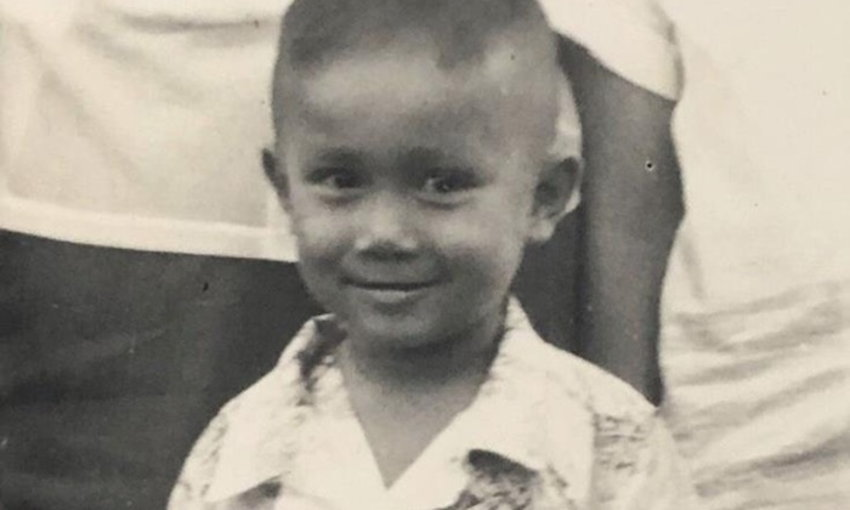
#> input picture openCV-python/image.jpeg, 850 x 510 px
$ python test.py
#> lines starting #> are read from the running program, lines starting #| are printed output that depends on the picture; after the words box and inside, x2 and y2 are one past the last pixel; in counts of white or black regions, pixels touching at a corner belong together
import cv2

img = cv2.imread('image.jpeg')
#> img is the input picture: shape (510, 850, 3); mean B, G, R 144.7, 156.2, 162.1

face_cascade = cv2.CascadeClassifier('haarcascade_frontalface_default.xml')

gray_img = cv2.cvtColor(img, cv2.COLOR_BGR2GRAY)
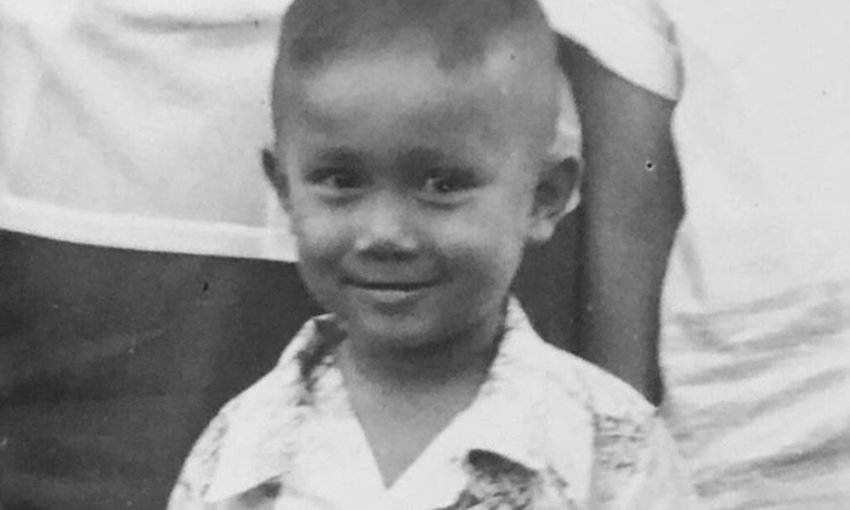
#> gray_img: shape (510, 850); min 24, max 234, mean 156.8

scaleFactor = 1.1
minNeighber = 3
face_detect = face_cascade.detectMultiScale(gray_img, scaleFactor, minNeighber)
#> face_detect = [[581, 405, 85, 85], [243, 74, 285, 285]]

for (x, y, w, h) in face_detect:
    cv2.rectangle(img, (x, y), (x+w, y+h), (255, 0, 0), 2)
#> this loop made 2 passes
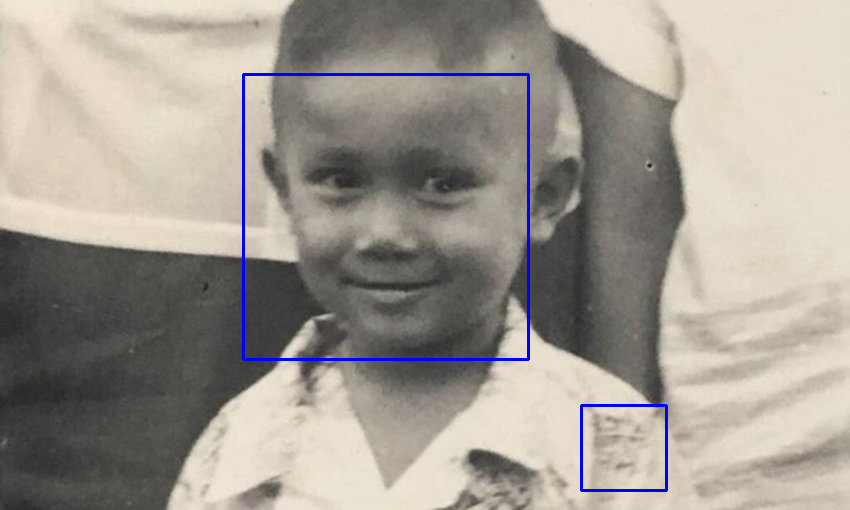
#> img: shape (510, 850, 3); 1.02% of pixels changed, all inside (x1, y1, x2, y2) = (242, 73, 668, 492)

cv2.imshow('out', img)
cv2.waitKey(0)
cv2.destroyAllWindows()

$ run again, with openCV-python/cat.jpeg copied over openCV-python/image.jpeg
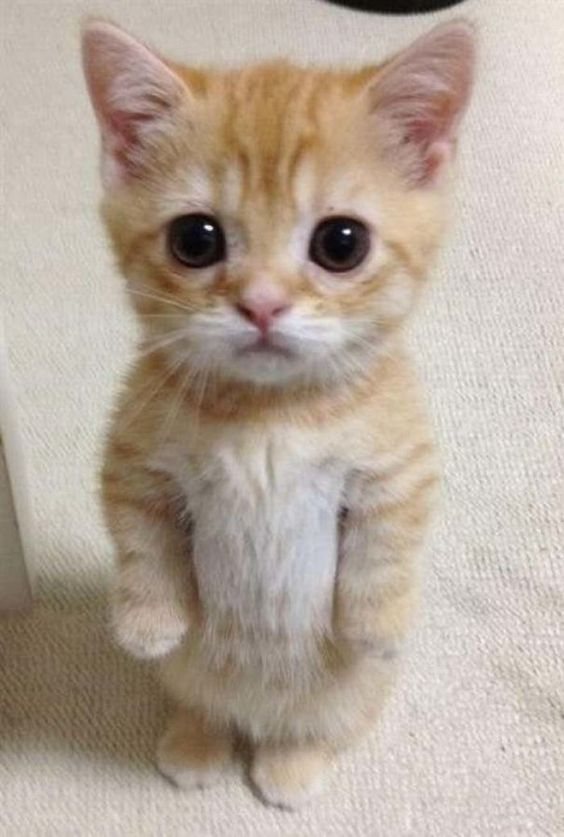
#> input picture openCV-python/cat.jpeg, 564 x 837 px
#> img is the input picture: shape (837, 564, 3); mean B, G, R 155.2, 167.6, 181.4
#> `gray_img = cv2.cvtColor(img, cv2.COLOR_BGR2GRAY)`:
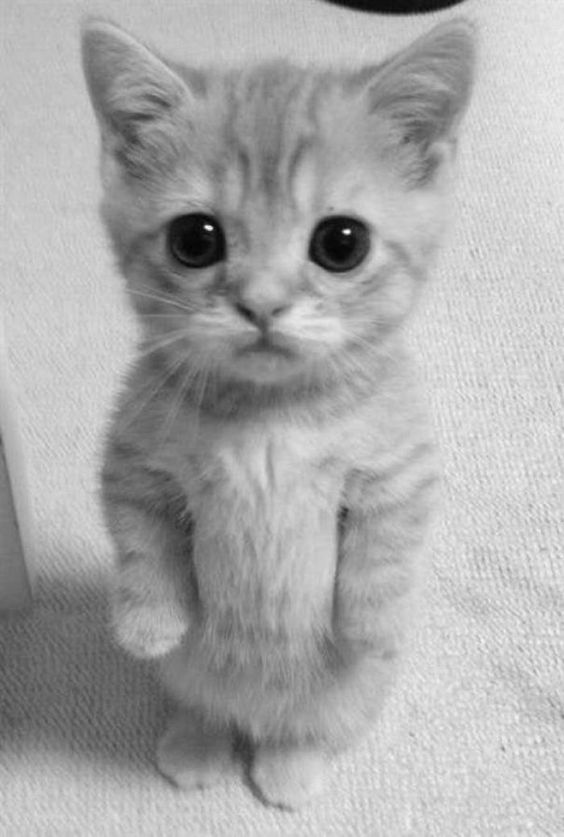
#> gray_img: shape (837, 564); min 0, max 250, mean 170.4
#> face_detect = [[57, 85, 429, 429]]
#> the loop `for (x, y, w, h) in face_detect:` made 1 pass
#> after the loop `for (x, y, w, h) in face_detect:`:
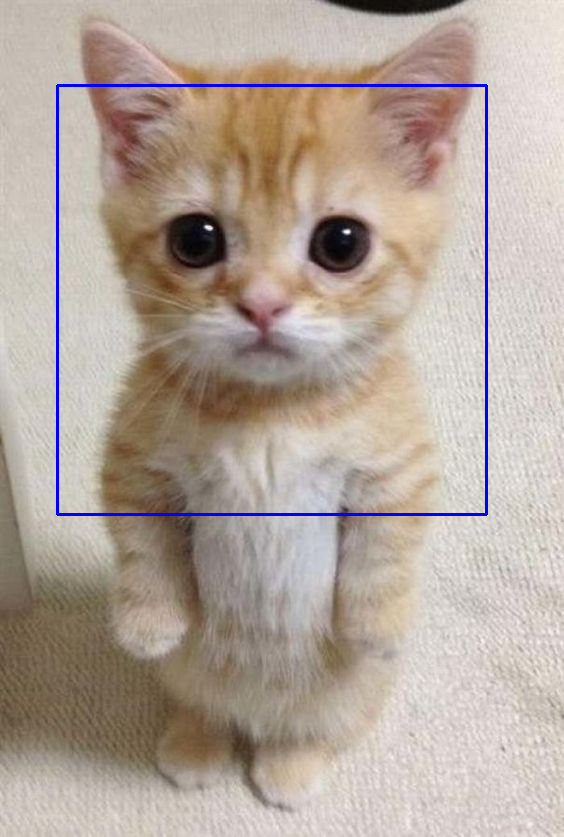
#> img: shape (837, 564, 3); 1.09% of pixels changed, all inside (x1, y1, x2, y2) = (56, 84, 488, 516)
